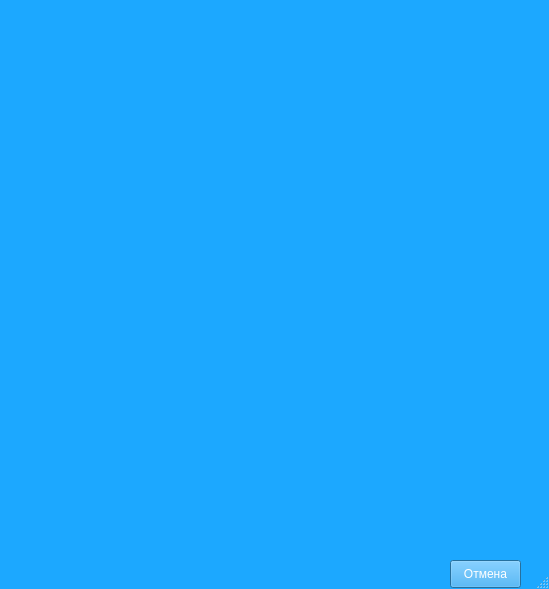
<?xml version="1.0" encoding="UTF-8"?>
<ui version="4.0">
 <class>Finded_exursinsions</class>
 <widget class="QDialog" name="Finded_exursinsions">
  <property name="geometry">
   <rect>
    <x>0</x>
    <y>0</y>
    <width>549</width>
    <height>589</height>
   </rect>
  </property>
  <property name="windowTitle">
   <string>Dialog</string>
  </property>
  <property name="sizeGripEnabled">
   <bool>true</bool>
  </property>
  <widget class="QListWidget" name="listWidget">
   <property name="geometry">
    <rect>
     <x>-30</x>
     <y>-10</y>
     <width>583</width>
     <height>600</height>
    </rect>
   </property>
   <property name="styleSheet">
    <string notr="true">border: 0.3 px solid white;
background-color:rgb(28, 168, 255)</string>
   </property>
   <property name="showDropIndicator" stdset="0">
    <bool>true</bool>
   </property>
   <property name="selectionMode">
    <enum>QAbstractItemView::NoSelection</enum>
   </property>
   <property name="sortingEnabled">
    <bool>false</bool>
   </property>
  </widget>
  <widget class="QPushButton" name="pushButton">
   <property name="geometry">
    <rect>
     <x>450</x>
     <y>560</y>
     <width>71</width>
     <height>28</height>
    </rect>
   </property>
   <property name="styleSheet">
    <string notr="true">color: white;
background-color: rgb(28, 168, 255)</string>
   </property>
   <property name="text">
    <string>Отмена</string>
   </property>
  </widget>
  <widget class="QLabel" name="recomended_1">
   <property name="geometry">
    <rect>
     <x>0</x>
     <y>-10</y>
     <width>461</width>
     <height>31</height>
    </rect>
   </property>
   <property name="font">
    <font>
     <pointsize>7</pointsize>
    </font>
   </property>
   <property name="styleSheet">
    <string notr="true">color: red</string>
   </property>
   <property name="text">
    <string/>
   </property>
  </widget>
  <widget class="QLabel" name="recomended_2">
   <property name="geometry">
    <rect>
     <x>0</x>
     <y>190</y>
     <width>221</width>
     <height>31</height>
    </rect>
   </property>
   <property name="font">
    <font>
     <pointsize>10</pointsize>
    </font>
   </property>
   <property name="styleSheet">
    <string notr="true">color: red</string>
   </property>
   <property name="text">
    <string/>
   </property>
  </widget>
  <widget class="QLabel" name="recomended_3">
   <property name="geometry">
    <rect>
     <x>0</x>
     <y>380</y>
     <width>261</width>
     <height>31</height>
    </rect>
   </property>
   <property name="font">
    <font>
     <pointsize>10</pointsize>
    </font>
   </property>
   <property name="styleSheet">
    <string notr="true">color: red</string>
   </property>
   <property name="text">
    <string/>
   </property>
  </widget>
 </widget>
 <resources/>
 <connections/>
</ui>
